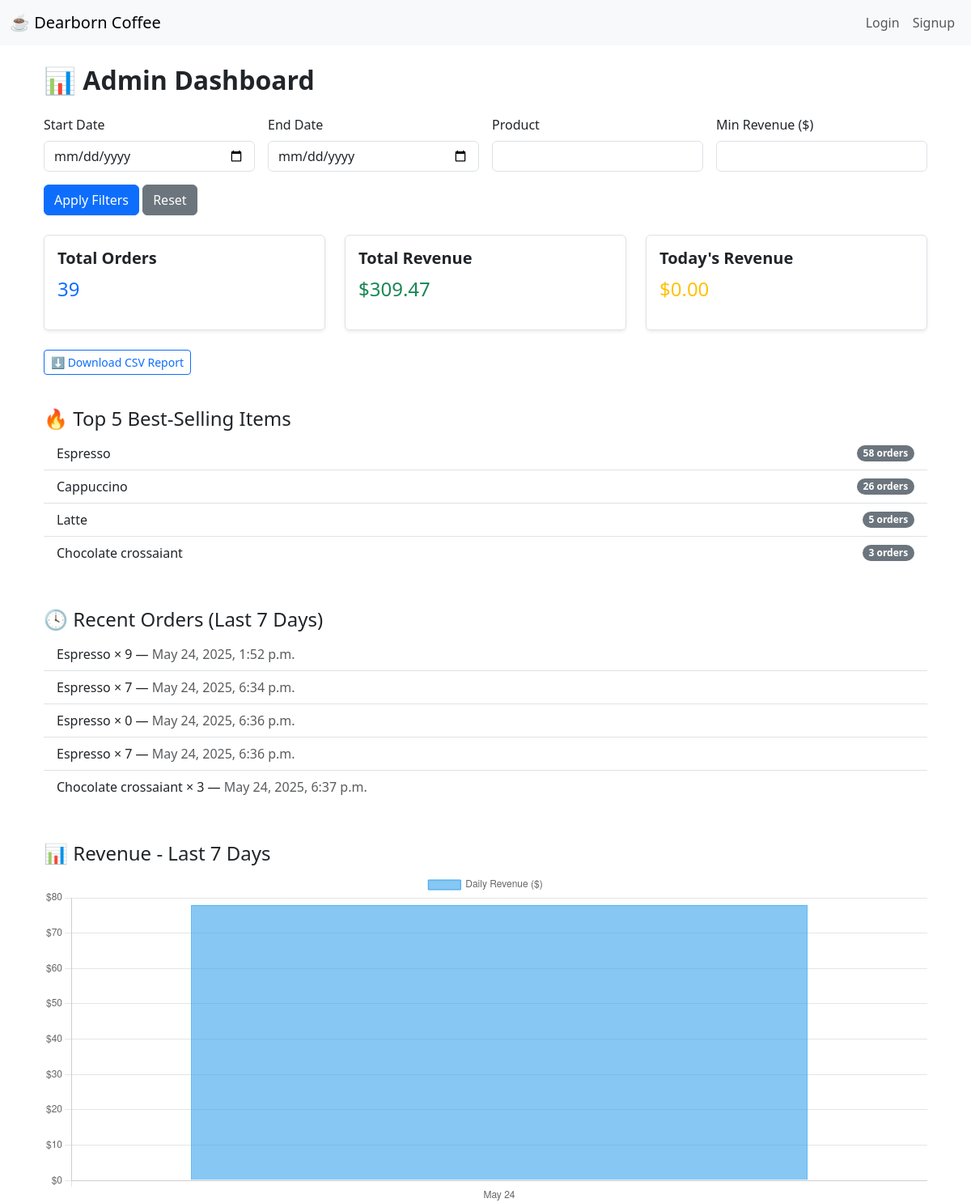
/admin-dashboard/, run on an earlier commit of the app's database.
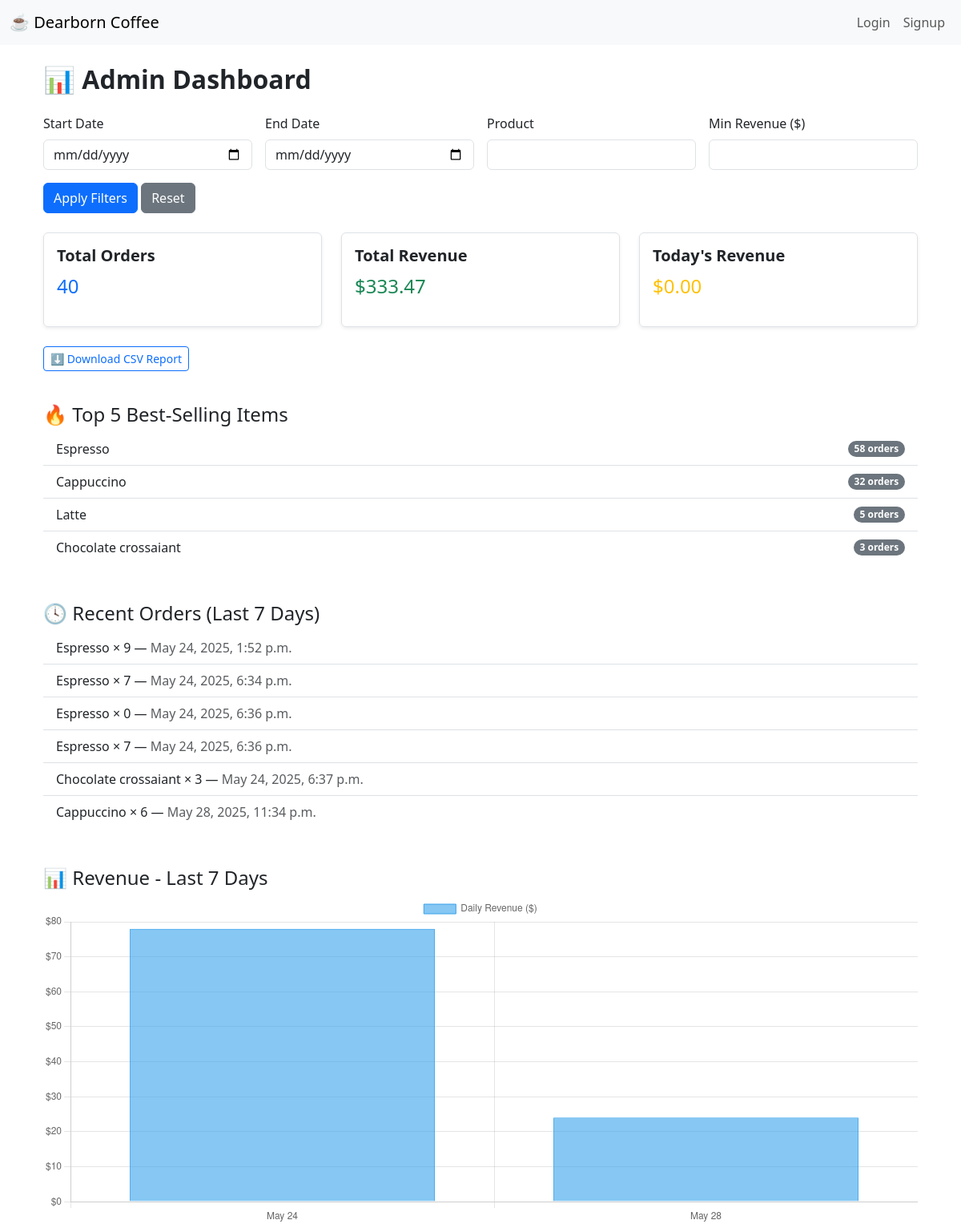
And on a later commit of the database.
### main/models.py (models this page shows, shortened)
class MenuItem(models.Model):
    CATEGORY_CHOICES = [
        ('hot', 'Hot'),
        ('cold', 'Cold'),
        ('bakery', 'Bakery'),
    ]
    name = models.CharField(max_length=100)
    description = models.TextField(blank=True)
    price = models.DecimalField(max_digits=5, decimal_places=2)
    image = models.ImageField(upload_to='menu_images/', blank=True, null=True)
    stock = models.PositiveIntegerField(default=0)
    is_available = models.BooleanField(default=True)
    category = models.CharField(max_length=50, choices=CATEGORY_CHOICES, default='hot')
    is_featured = models.BooleanField(default=False)
    is_discounted = models.BooleanField(default=False)

class Order(models.Model):
    user = models.ForeignKey(User, on_delete=models.CASCADE)
    menu_item = models.ForeignKey(MenuItem, on_delete=models.CASCADE)
    quantity = models.PositiveIntegerField(default=1)
    created_at = models.DateTimeField(auto_now_add=True)

### main/views.py (the view)
# urls.py: path('admin-dashboard/', admin_dashboard, name='admin_dashboard'),
def admin_dashboard(request):
    start_date = request.GET.get('start_date')
    end_date = request.GET.get('end_date')
    product = request.GET.get('product', '')
    min_revenue = request.GET.get('min_revenue')
    orders = Order.objects.select_related('menu_item').all()
    if start_date:
        orders = orders.filter(created_at__date__gte=start_date)
    if end_date:
        orders = orders.filter(created_at__date__lte=end_date)
    if product:
        orders = orders.filter(menu_item__name__icontains=product)
    if min_revenue:
        orders = [o for o in orders if o.menu_item.price * o.quantity >= float(min_revenue)]
    total_orders = len(orders)
    total_revenue = sum(o.menu_item.price * o.quantity for o in orders)
    today = now().date()
    today_revenue = sum(
        o.menu_item.price * o.quantity for o in orders if o.created_at.date() == today
    )
    top_items = (
        Order.objects.values('menu_item__name')
        .annotate(total=Sum('quantity'))
        .order_by('-total')[:5]
    )
    recent_orders = Order.objects.filter(created_at__gte=now() - timedelta(days=7))
    revenue_qs = (
        Order.objects.filter(created_at__gte=now() - timedelta(days=7))
        .annotate(day=TruncDate('created_at'))
        .values('day')
        .annotate(total=Sum(F('menu_item__price') * F('quantity')))
        .order_by('day')
    )
    chart_labels = [entry['day'].strftime('%b %d') for entry in revenue_qs]
    chart_data = [float(entry['total']) for entry in revenue_qs]
    context = {
        'total_orders': total_orders,
        'total_revenue': total_revenue,
        'today_revenue': today_revenue,
        'top_items': top_items,
        'recent_orders': recent_orders,
        'start_date': start_date,
        'end_date': end_date,
        'product': product,
        'min_revenue': min_revenue,
        'chart_labels': json.dumps(chart_labels),
        'chart_data': json.dumps(chart_data),
    }
    return render(request, 'main/admin_dashboard.html', context)

### main/templates/main/admin_dashboard.html (shortened to what this page needs)
{% extends 'main/base.html' %}
{% block content %}
<div class="container mt-4">
  <h2 class="mb-4">📊 <strong>Admin Dashboard</strong></h2>
  <form method="get" class="row g-3 mb-4">
    <div class="col-md-3">
      <label for="start_date" class="form-label">Start Date</label>
      <input type="date" name="start_date" id="start_date" class="form-control" value="{{ start_date }}">
    </div>
    <div class="col-md-3">
      <label for="end_date" class="form-label">End Date</label>
      <input type="date" name="end_date" id="end_date" class="form-control" value="{{ end_date }}">
    </div>
    <div class="col-md-3">
      <label for="product" class="form-label">Product</label>
      <input type="text" name="product" id="product" class="form-control" value="{{ product }}">
    </div>
    <div class="col-md-3">
      <label for="min_revenue" class="form-label">Min Revenue ($)</label>
      <input type="number" step="0.01" name="min_revenue" id="min_revenue" class="form-control" value="{{ min_revenue }}">
    </div>
    <div class="col-12">
      <button type="submit" class="btn btn-primary">Apply Filters</button>
      <a href="{% url 'admin_dashboard' %}" class="btn btn-secondary">Reset</a>
    </div>
  </form>
  <div class="row mb-4">
    <div class="col-md-4">
      <div class="border rounded p-3 shadow-sm">
        <h5 class="fw-bold">Total Orders</h5>
        <p class="fs-4 text-primary">{{ total_orders }}</p>
      </div>
    </div>
    <div class="col-md-4">
      <div class="border rounded p-3 shadow-sm">
        <h5 class="fw-bold">Total Revenue</h5>
        <p class="fs-4 text-success">${{ total_revenue|floatformat:2 }}</p>
      </div>
    </div>
    <div class="col-md-4">
      <div class="border rounded p-3 shadow-sm">
        <h5 class="fw-bold">Today's Revenue</h5>
        <p class="fs-4 text-warning">${{ today_revenue|floatformat:2 }}</p>
      </div>
    </div>
  </div>
  <a href="{% url 'export_orders_csv' %}" class="btn btn-sm btn-outline-primary mb-3">
    ⬇️ Download CSV Report
  </a>
  <div class="mt-4">
    <h4>🔥 Top 5 Best-Selling Items</h4>
    <ul class="list-group list-group-flush">
      {% for item in top_items %}
        <li class="list-group-item d-flex justify-content-between align-items-center">
          {{ item.menu_item__name }}
          <span class="badge bg-secondary rounded-pill">{{ item.total }} orders</span>
        </li>
      {% endfor %}
    </ul>
  </div>
  <div class="mt-5">
    <h4>🕓 Recent Orders (Last 7 Days)</h4>
    <ul class="list-group list-group-flush">
      {% for order in recent_orders %}
        <li class="list-group-item">
          {{ order.menu_item.name }} × {{ order.quantity }}
          — <span class="text-muted">{{ order.created_at|date:"M d, Y, g:i a" }}</span>
        </li>
      {% empty %}
        <li class="list-group-item text-muted">No recent orders</li>
      {% endfor %}
    </ul>
  </div>
  <div class="mt-5">
    <h4>📊 Revenue - Last 7 Days</h4>
    <canvas id="revenueChart" width="400" height="150"></canvas>
  </div>
</div>
{% endblock %}
{% block scripts %}
<script>
  const ctx = document.getElementById('revenueChart').getContext('2d');
  const revenueChart = new Chart(ctx, {
    type: 'bar',
    data: {
      labels: {{ chart_labels|safe }},
      datasets: [{
        label: 'Daily Revenue ($)',
        data: {{ chart_data|safe }},
        backgroundColor: 'rgba(54, 162, 235, 0.6)',
        borderColor: 'rgba(54, 162, 235, 1)',
        borderWidth: 1
      }]
    },
    options: {
      responsive: true,
      scales: {
        y: {
          beginAtZero: true,
          ticks: {
            callback: function(value) {
              return '$' + value;
            }
          }
        }
      }
    }
  });
</script>
{% endblock %}

What changed in the data, as far as the page shows it:
computed for MenuItem "Cappuccino": total "26" → "32"
added Order: menu_item.name "Cappuccino", quantity "6", created_at "May 28, 2025, 11:34 p.m."
Also different on the page:
{{ total_orders }}: "39" → "40"
{{ total_revenue|floatformat:2 }}: "309.47" → "333.47"
chart data {{ chart_data|safe }}: [77.97] → [77.97, 24.0]
